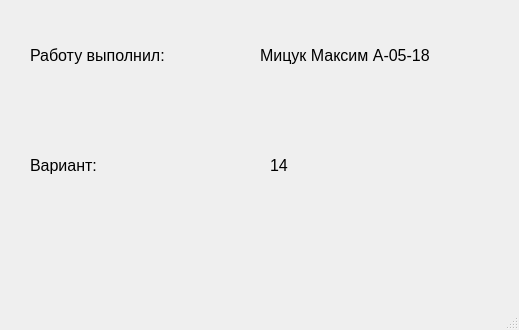
<?xml version="1.0" encoding="UTF-8"?>
<ui version="4.0">
 <class>MainWindow</class>
 <widget class="QMainWindow" name="MainWindow">
  <property name="windowModality">
   <enum>Qt::NonModal</enum>
  </property>
  <property name="geometry">
   <rect>
    <x>0</x>
    <y>0</y>
    <width>519</width>
    <height>330</height>
   </rect>
  </property>
  <property name="windowTitle">
   <string>Справка</string>
  </property>
  <widget class="QWidget" name="centralwidget">
   <widget class="QLabel" name="label">
    <property name="geometry">
     <rect>
      <x>30</x>
      <y>30</y>
      <width>191</width>
      <height>51</height>
     </rect>
    </property>
    <property name="font">
     <font>
      <pointsize>12</pointsize>
     </font>
    </property>
    <property name="text">
     <string>Работу выполнил: </string>
    </property>
    <property name="wordWrap">
     <bool>true</bool>
    </property>
   </widget>
   <widget class="QLabel" name="label_2">
    <property name="geometry">
     <rect>
      <x>30</x>
      <y>140</y>
      <width>101</width>
      <height>51</height>
     </rect>
    </property>
    <property name="font">
     <font>
      <pointsize>12</pointsize>
     </font>
    </property>
    <property name="text">
     <string>Вариант:</string>
    </property>
    <property name="wordWrap">
     <bool>true</bool>
    </property>
   </widget>
   <widget class="QLabel" name="label_3">
    <property name="geometry">
     <rect>
      <x>270</x>
      <y>140</y>
      <width>101</width>
      <height>51</height>
     </rect>
    </property>
    <property name="font">
     <font>
      <pointsize>12</pointsize>
     </font>
    </property>
    <property name="text">
     <string>14</string>
    </property>
    <property name="wordWrap">
     <bool>true</bool>
    </property>
   </widget>
   <widget class="QLabel" name="label_4">
    <property name="geometry">
     <rect>
      <x>260</x>
      <y>30</y>
      <width>221</width>
      <height>51</height>
     </rect>
    </property>
    <property name="font">
     <font>
      <pointsize>12</pointsize>
     </font>
    </property>
    <property name="text">
     <string>Мицук Максим А-05-18</string>
    </property>
    <property name="wordWrap">
     <bool>true</bool>
    </property>
   </widget>
  </widget>
  <widget class="QMenuBar" name="menubar">
   <property name="geometry">
    <rect>
     <x>0</x>
     <y>0</y>
     <width>519</width>
     <height>18</height>
    </rect>
   </property>
  </widget>
  <widget class="QStatusBar" name="statusbar"/>
 </widget>
 <resources/>
 <connections/>
</ui>
